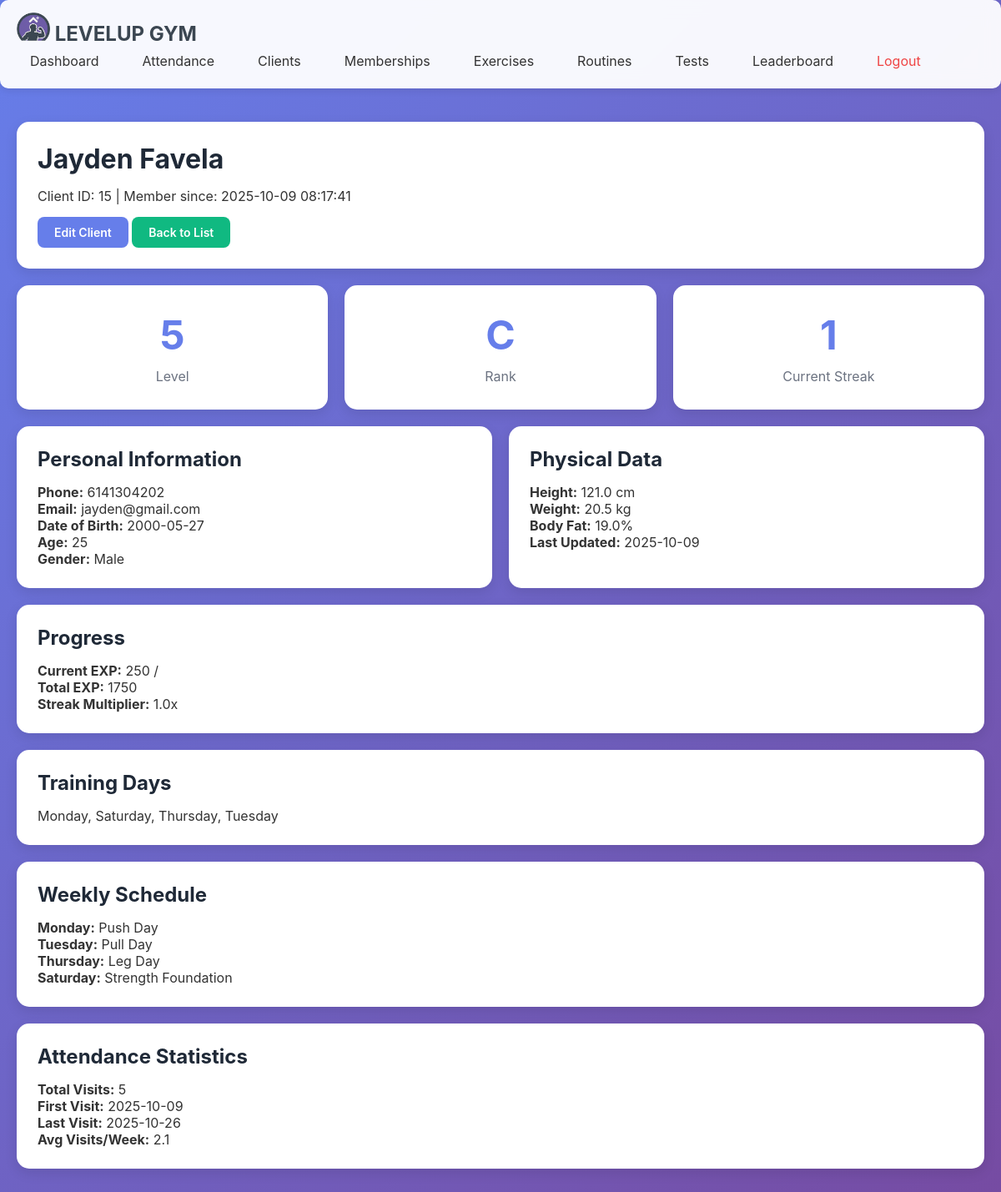
Page /admin/client/15 (signed in) on the earlier database version.
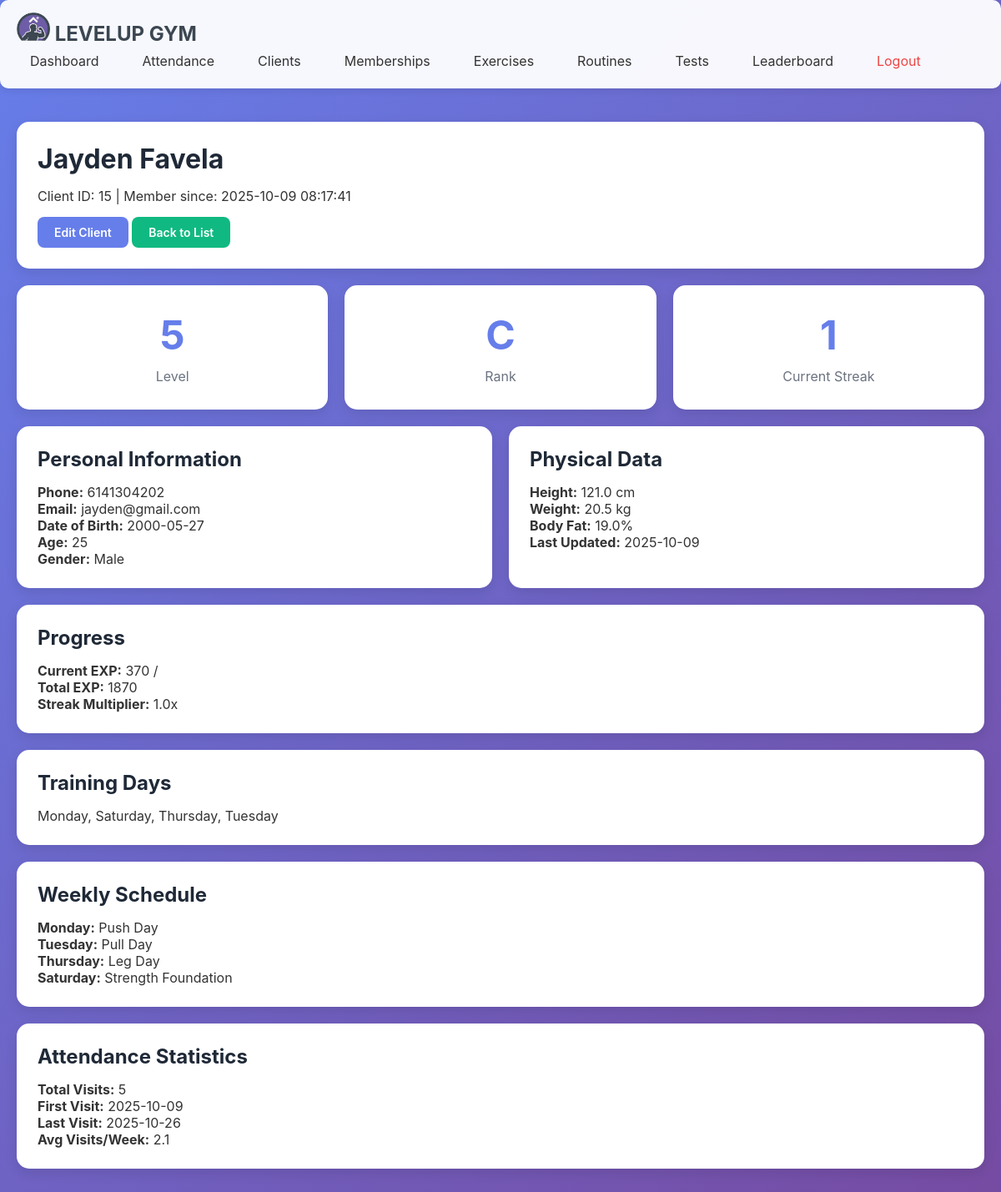
Same page on the later database version.
### tables this page shows
CREATE TABLE client_gamification (
                gamification_id INTEGER PRIMARY KEY AUTOINCREMENT,
                client_id INTEGER UNIQUE NOT NULL,
                current_level INTEGER DEFAULT 1,
                current_exp INTEGER DEFAULT 0,
                total_exp INTEGER DEFAULT 0,
                rank TEXT DEFAULT 'E',
                client_class TEXT,
                class_unlocked_at_level INTEGER, current_streak INTEGER DEFAULT 0, longest_streak INTEGER DEFAULT 0, total_reps INTEGER DEFAULT 0, workouts_completed INTEGER DEFAULT 0,
                FOREIGN KEY (client_id) REFERENCES clients(client_id) ON DELETE CASCADE
            );

### main.py (the view)
@app.route('/admin/client/<int:client_id>')
@admin_required
def admin_client_details(client_id):
    client = Client.get_by_id(client_id)
    if not client:
        flash("Client not found", "danger")
        return redirect(url_for('admin_clients'))
    physical_data = client.get_latest_physical_data()
    availability = client.get_availability()
    weekly_schedule = client.get_weekly_schedule()
    progress = client.get_gamification_data()
    streak = client.get_streak_data()
    if progress and streak:
        progress['streak'] = streak['current_streak']
        progress['streak_multiplier'] = streak['streak_multiplier'] if 'streak_multiplier' in streak else 1.0
    attendance_stats = None
    try:
        from controllers.attendance_controller import AttendanceController
        attendance_ctrl = AttendanceController()
        attendance_stats = attendance_ctrl.get_attendance_stats(client_id)
    except Exception as e:
        print("⚠️ Unable to load attendance stats:", e)
    return render_template(
        'admin/client_details.html',
        client=client,
        physical_data=physical_data,
        availability=availability,
        weekly_schedule=weekly_schedule,
        progress=progress,
        attendance_stats=attendance_stats
    )

### database/db_manager.py (called while the page is built)
    def connect(self):
        self.conn = sqlite3.connect(self.db_name)
        self.conn.row_factory = sqlite3.Row  # Access columns by name
        self.cursor = self.conn.cursor()

    def disconnect(self):
        if self.conn:
            self.conn.close()

    def execute_query(self, query, params=None):
        self.connect()
        if params:
            self.cursor.execute(query, params)
        else:
            self.cursor.execute(query)
        results = self.cursor.fetchall()
        self.disconnect()
        return results

### main.py (called while the page is built)
def admin_required(f):
    @wraps(f)
    def decorated_function(*args, **kwargs):
        if 'admin_logged_in' not in session:
            return redirect(url_for('admin_login'))
        return f(*args, **kwargs)
    return decorated_function

### models/client.py (called while the page is built)
    @property
    def full_name(self):
        return f"{self.first_name} {self.last_name}"

    def get_availability(self):
        db = DatabaseManager()
        query = '''
            SELECT day_of_week FROM client_availability
            WHERE client_id=? AND is_available=1
        '''
        results = db.execute_query(query, (self.client_id,))
        return [row['day_of_week'] for row in results]

### templates/admin/client_details.html (shortened to what this page needs)
{% extends "admin/base.html" %}
{% block content %}
<div class="card">
    <h1>{{ client.full_name }}</h1>
    <p>Client ID: {{ client.client_id }} | Member since: {{ client.registration_date }}</p>
    <div style="margin-top: 15px;">
        <a href="{{ url_for('admin_edit_client', client_id=client.client_id) }}" class="btn btn-primary">Edit Client</a>
        <a href="{{ url_for('admin_clients') }}" class="btn btn-success">Back to List</a>
    </div>
</div>
<div class="grid grid-3">
    <div class="card stat-card">
        <div class="stat-value">{{ progress.current_level }}</div>
        <div class="stat-label">Level</div>
    </div>
    <div class="card stat-card">
        <div class="stat-value">{{ progress.rank }}</div>
        <div class="stat-label">Rank</div>
    </div>
    <div class="card stat-card">
        <div class="stat-value">{{ progress.streak }}</div>
        <div class="stat-label">Current Streak</div>
    </div>
</div>
<div class="grid grid-2">
    <div class="card">
        <h2>Personal Information</h2>
        <p><strong>Phone:</strong> {{ client.phone_number }}</p>
        <p><strong>Email:</strong> {{ client.email or 'Not provided' }}</p>
        <p><strong>Date of Birth:</strong> {{ client.date_of_birth or 'Not provided' }}</p>
        <p><strong>Age:</strong> {{ client.age or 'N/A' }}</p>
        <p><strong>Gender:</strong> {{ client.gender or 'Not specified' }}</p>
    </div>
    <div class="card">
        <h2>Physical Data</h2>
        {% if physical_data %}
        <p><strong>Height:</strong> {{ physical_data.height_cm }} cm</p>
        <p><strong>Weight:</strong> {{ physical_data.weight_kg }} kg</p>
        <p><strong>Body Fat:</strong> {{ physical_data.body_fat_percentage or 'N/A' }}%</p>
        <p><strong>Last Updated:</strong> {{ physical_data.measurement_date }}</p>
        {% else %}
        <p>No physical data recorded</p>
        {% endif %}
    </div>
</div>
<div class="card">
    <h2>Progress</h2>
    <p><strong>Current EXP:</strong> {{ progress.current_exp }} / {{ progress.next_level_exp }}</p>
    <p><strong>Total EXP:</strong> {{ progress.total_exp }}</p>
    <p><strong>Streak Multiplier:</strong> {{ progress.streak_multiplier }}x</p>
</div>
<div class="card">
    <h2>Training Days</h2>
    <p>{{ ', '.join(availability) if availability else 'No days set' }}</p>
</div>
<div class="card">
    <h2>Weekly Schedule</h2>
    {% if weekly_schedule %}
        {% for day, routine in weekly_schedule.items() %}
        <p><strong>{{ day }}:</strong> {{ routine.routine_name }}</p>
        {% endfor %}
    {% else %}
    <p>No routines assigned</p>
    {% endif %}
</div>
{% if attendance_stats %}
<div class="card">
    <h2>Attendance Statistics</h2>
    <p><strong>Total Visits:</strong> {{ attendance_stats.total_visits }}</p>
    <p><strong>First Visit:</strong> {{ attendance_stats.first_visit }}</p>
    <p><strong>Last Visit:</strong> {{ attendance_stats.last_visit }}</p>
    <p><strong>Avg Visits/Week:</strong> {{ attendance_stats.avg_visits_per_week }}</p>
</div>
{% endif %}
{% endblock %}

Differences in the rows shown:
changed client_gamification: current_exp (not shown) → "370"; total_exp "1750" → "1870"
Other differences:
{{ progress.current_exp }}: "250" → (not shown)
